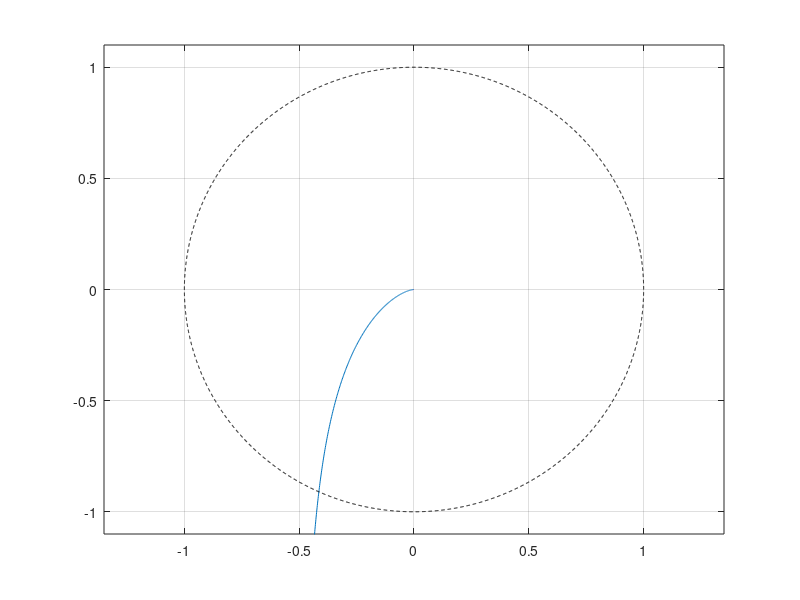

Write MATLAB code to recreate this figure. (Note: this script raises an error after producing the figure.)
% ---------------------------------------
%     Designation Loop Design
%  - Controller : PD
%  - Motor tf : 1st
% ---------------------------------------
clear; close all; clc;

% initialize
Km = 0.84026 ;  % (Km*Pm) 헷갈려서 적어놈.
Pm = 14.1315 ;  % (=Wm) []
W_sat = 1400;
dz    =28*(pi/180); 
dz_deg = 28;

% Design parameter --- PD-controller
Wc = 21;  % [rad/s] <================================ MODIFY
Zc = 0.707;  % [-] <================================ MODIFY

Kp = Wc^2 / (Km*Pm) ;       % unit: [rad/s]
Kd = 2*Zc*Wc/(Km*Pm) - (1/Km) ;  % unit: [-] dimensionless

% transfer function
s = tf('s');
Gm = (Km*Pm) / (s + Pm);    % input: omega_c [deg/s], output: omega [deg/s]
% Gc = Kp + Kd * s ;
Go_vel = Kp*Gm / (1 + Kd*Gm) * (1/s);
Go_vel = minreal(Go_vel);
Gcl = minreal(Go_vel / (1 + Go_vel));


% ---------------------------- nyquist plot ------------------------------------------
% [GM, PM, Phase crossover freq, Gain Crossover freq]
[GM, PM, wpc, wgc] = margin(Go_vel);
GM_dB = 20*log10(GM);

figure(1); 
[re, im, wout] = nyquist(Go_vel);
plot(squeeze(re), squeeze(im));
grid on; hold on;
% plot unit circle
axis([-1.35 1.35 -1.1 1.1]);
ang = 0:0.1:360;
xc = cosd(ang); yc = sind(ang); % [deg]
plot(xc, yc, 'k--');
xline(0, 'k'); yline(0, 'k');
% plot the point (0, -1)
plot(-1, 0, 'p', 'markersize', 10, 'MarkerEdgeColor','r', 'LineWidth', 1);

% plot wpc, wgc
wpc_complex = evalfr(Go_vel, 1j*wpc);
wgc_complex = evalfr(Go_vel, 1j*wgc);
wpc_x = real(wpc_complex); wpc_y = imag(wpc_complex);
wgc_x = real(wgc_complex); wgc_y = imag(wgc_complex);
plot(wpc_x, wpc_y, '*', 'markeredgecolor', 'm', 'MarkerSize', 10, 'LineWidth', 1);
plot(wgc_x, wgc_y, '*', 'markeredgecolor', 'g', 'MarkerSize', 10, 'LineWidth', 1);
legend('', '', '', '', '', sprintf('GM = %.2f [dB] / wpc = %.2f [Hz]', GM_dB, wpc/(2*pi)), ...
    sprintf('PM = %.2f [deg] / wgc = %.2f [Hz]', PM, wgc/(2*pi)));
title('Nyquist Plot, Go_{vel}(s)');
xlabel('Re\{Go_{vel}(jw)\} [-]'); ylabel('Im\{Go_{vel}(jw)\} [-]');


% --------------------------------- pz map -----------------------------------------
[p_Gm, z_Gm] = pzmap(Gm);
[p_Gcl, z_Gcl] = pzmap(Gcl);
real_pGcl = real(p_Gcl(1)); imag_pGcl = imag(p_Gcl(1)); % bc of complex conjugated poles
real_pGm = real(p_Gm(1)); imag_pGm = imag(p_Gm(1)); % bc of complex conjugated poles
figure(2);
pzmap(Gm, Gcl);
grid on; hold on;
legend(sprintf('Gm: p=%.2f±%.2f[Hz], z=%.2f[Hz]', real_pGm/(2*pi), imag_pGm/(2*pi), z_Gm), ...
    sprintf('Gcl: p=%.2f±%.2f[Hz], z=%.2f[Hz]\n', real_pGcl/(2*pi), imag_pGcl/(2*pi), z_Gcl));
% ---------------------------------------------------------------------------------

% step input
Tf = 0.5;
time = 0:0.001:Tf;
input_deg = 5;     % [deg]   <--------------------------- MODIFY
step_input = input_deg * ones(size(time));
step_out = lsim(Gcl, step_input, time);
final_value = step_out(end);
% rise time
[~, tr_idx] = min(abs(step_out - final_value*0.9));
tr = time(tr_idx);
% overshoot
[~, os_idx] = max(step_out);
max_value = step_out(os_idx);
Os = (max_value - final_value) / final_value * 100;

Ess = input_deg - final_value;


% --------------------------------- step response -----------------------------------------
figure(3);
grid on; hold on;
yline(step_out(end), 'k--', 'LineWidth', 1.5);
plot(time, step_out, 'LineWidth', 1.5);
plot(tr, final_value*0.9, 'r*', 'MarkerSize', 12);
plot(time(os_idx), max_value, 'g*', 'MarkerSize', 12);
xlabel('time [sec]'); ylabel('\psi [deg]');
title('Step Response');
legend('', '', sprintf('rise time: %.4f [s]', time(tr_idx)), sprintf('overshoot: %.4f [%%]', Os));

str = {
    sprintf('PM = %.1f [deg]', PM)
    sprintf('GM = %.1f [dB]', GM_dB)
    sprintf('Ess = %.2f [deg]', Ess)
};

annotation('textbox', 'String', str, 'FitBoxToText','on', 'BackgroundColor','w');

% figure; margin(Go_vel);
% figure; step(Gcl);
% grid on;
